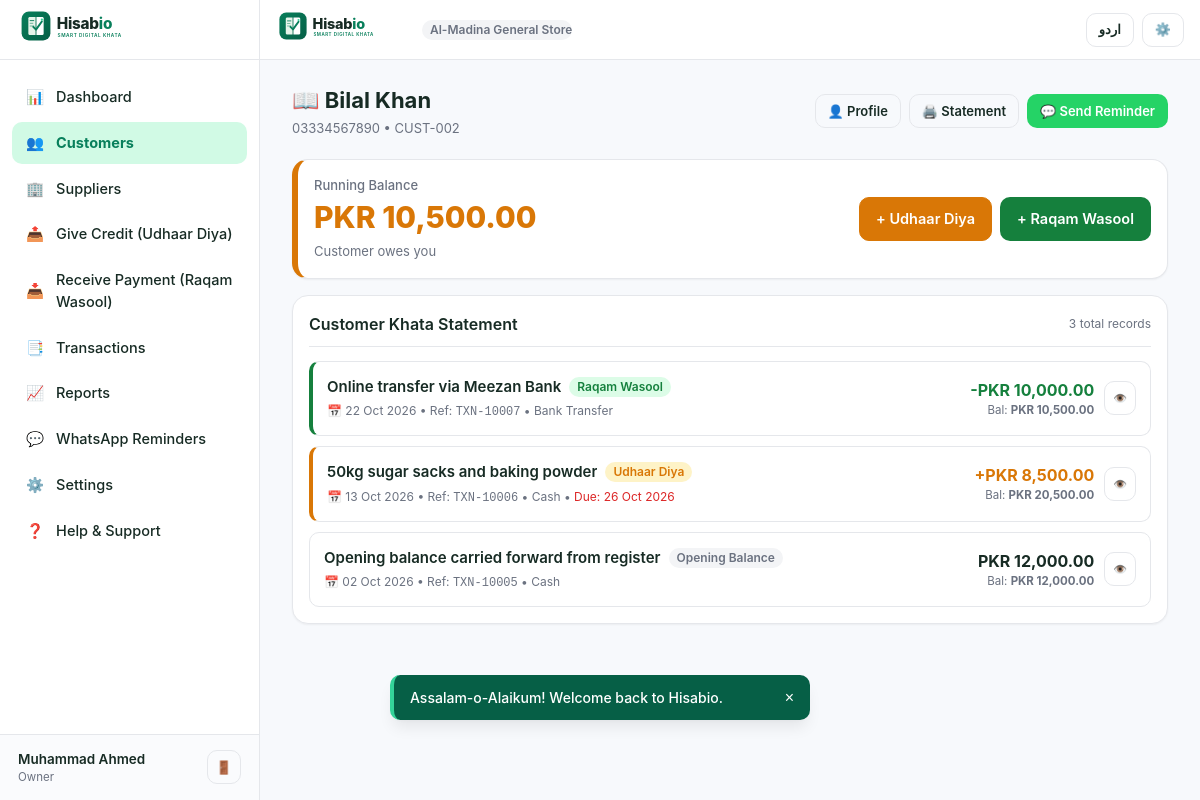
Page /customer-ledger.php?id=2 (signed in) on the committed database.
### tables this page shows
CREATE TABLE `users` (
  `id` INT UNSIGNED AUTO_INCREMENT PRIMARY KEY,
  `full_name` VARCHAR(150) NOT NULL,
  `email` VARCHAR(191) NULL,
  `mobile` VARCHAR(25) NOT NULL,
  `password_hash` VARCHAR(255) NOT NULL,
  `status` ENUM('active', 'inactive', 'suspended') DEFAULT 'active',
  `created_at` DATETIME NOT NULL DEFAULT CURRENT_TIMESTAMP,
  `updated_at` DATETIME NOT NULL DEFAULT CURRENT_TIMESTAMP ON UPDATE CURRENT_TIMESTAMP,
  UNIQUE KEY `idx_users_mobile` (`mobile`),
  KEY `idx_users_email` (`email`)
);

CREATE TABLE `roles` (
  `id` INT UNSIGNED AUTO_INCREMENT PRIMARY KEY,
  `business_id` INT UNSIGNED NOT NULL,
  `role_name` VARCHAR(100) NOT NULL,
  `permissions` JSON NULL,
  `created_at` DATETIME NOT NULL DEFAULT CURRENT_TIMESTAMP,
  CONSTRAINT `fk_roles_business` FOREIGN KEY (`business_id`) REFERENCES `businesses` (`id`) ON DELETE CASCADE
);

CREATE TABLE `businesses` (
  `id` INT UNSIGNED AUTO_INCREMENT PRIMARY KEY,
  `business_name` VARCHAR(200) NOT NULL,
  `business_code` VARCHAR(50) NOT NULL UNIQUE,
  `owner_user_id` INT UNSIGNED NOT NULL,
  `business_category` VARCHAR(100) DEFAULT 'General Store',
  `logo` VARCHAR(255) NULL,
  `currency` VARCHAR(10) DEFAULT 'PKR',
  `country` VARCHAR(50) DEFAULT 'Pakistan',
  `city` VARCHAR(100) DEFAULT 'Lahore',
  `address` TEXT NULL,
  `phone` VARCHAR(25) NULL,
  `receipt_footer` TEXT NULL,
  `timezone` VARCHAR(50) DEFAULT 'Asia/Karachi',
  `language` VARCHAR(10) DEFAULT 'en',
  `status` ENUM('active', 'inactive') DEFAULT 'active',
  `created_at` DATETIME NOT NULL DEFAULT CURRENT_TIMESTAMP,
  `updated_at` DATETIME NOT NULL DEFAULT CURRENT_TIMESTAMP ON UPDATE CURRENT_TIMESTAMP,
  CONSTRAINT `fk_businesses_owner` FOREIGN KEY (`owner_user_id`) REFERENCES `users` (`id`) ON DELETE CASCADE
);

CREATE TABLE `accounts` (
  `id` INT UNSIGNED AUTO_INCREMENT PRIMARY KEY,
  `business_id` INT UNSIGNED NOT NULL,
  `account_type` ENUM('customer', 'supplier') NOT NULL,
  `customer_id` INT UNSIGNED NULL,
  `supplier_id` INT UNSIGNED NULL,
  `opening_balance` DECIMAL(18,2) NOT NULL DEFAULT 0.00,
  `opening_balance_direction` ENUM('receivable', 'payable', 'zero') NOT NULL DEFAULT 'zero',
  `created_at` DATETIME NOT NULL DEFAULT CURRENT_TIMESTAMP,
  UNIQUE KEY `idx_acc_customer` (`business_id`, `customer_id`),
  UNIQUE KEY `idx_acc_supplier` (`business_id`, `supplier_id`),
  CONSTRAINT `fk_acc_business` FOREIGN KEY (`business_id`) REFERENCES `businesses` (`id`) ON DELETE CASCADE,
  CONSTRAINT `fk_acc_customer` FOREIGN KEY (`customer_id`) REFERENCES `customers` (`id`) ON DELETE CASCADE,
  CONSTRAINT `fk_acc_supplier` FOREIGN KEY (`supplier_id`) REFERENCES `suppliers` (`id`) ON DELETE CASCADE
);

CREATE TABLE `customers` (
  `id` INT UNSIGNED AUTO_INCREMENT PRIMARY KEY,
  `business_id` INT UNSIGNED NOT NULL,
  `customer_code` VARCHAR(50) NOT NULL,
  `name` VARCHAR(150) NOT NULL,
  `mobile` VARCHAR(25) NOT NULL,
  `alternate_mobile` VARCHAR(25) NULL,
  `address` TEXT NULL,
  `notes` TEXT NULL,
  `status` ENUM('active', 'archived') DEFAULT 'active',
  `created_by` INT UNSIGNED NULL,
  `created_at` DATETIME NOT NULL DEFAULT CURRENT_TIMESTAMP,
  `updated_at` DATETIME NOT NULL DEFAULT CURRENT_TIMESTAMP ON UPDATE CURRENT_TIMESTAMP,
  `archived_at` DATETIME NULL,
  UNIQUE KEY `idx_cust_code_bus` (`business_id`, `customer_code`),
  KEY `idx_cust_mobile_bus` (`business_id`, `mobile`),
  KEY `idx_cust_name_bus` (`business_id`, `name`),
  CONSTRAINT `fk_customers_business` FOREIGN KEY (`business_id`) REFERENCES `businesses` (`id`) ON DELETE CASCADE
);

CREATE TABLE `transactions` (
  `id` INT UNSIGNED AUTO_INCREMENT PRIMARY KEY,
  `business_id` INT UNSIGNED NOT NULL,
  `transaction_reference` VARCHAR(60) NOT NULL,
  `account_id` INT UNSIGNED NOT NULL,
  `transaction_type` ENUM('credit_sale', 'payment_received', 'supplier_purchase', 'supplier_payment', 'adjustment', 'opening_balance', 'reversal') NOT NULL,
  `transaction_date` DATE NOT NULL,
  `amount` DECIMAL(18,2) NOT NULL,
  `payment_method` VARCHAR(50) DEFAULT 'Cash',
  `description` TEXT NULL,
  `due_date` DATE NULL,
  `reference_number` VARCHAR(100) NULL,
  `status` ENUM('completed', 'reversed', 'pending') NOT NULL DEFAULT 'completed',
  `created_by` INT UNSIGNED NULL,
  `created_at` DATETIME NOT NULL DEFAULT CURRENT_TIMESTAMP,
  `updated_at` DATETIME NOT NULL DEFAULT CURRENT_TIMESTAMP ON UPDATE CURRENT_TIMESTAMP,
  `reversed_transaction_id` INT UNSIGNED NULL,
  `correction_reason` TEXT NULL,
  KEY `idx_tx_bus_date` (`business_id`, `transaction_date`),
  KEY `idx_tx_account` (`account_id`),
  KEY `idx_tx_ref` (`business_id`, `transaction_reference`),
  KEY `idx_tx_type` (`business_id`, `transaction_type`),
  CONSTRAINT `fk_tx_business` FOREIGN KEY (`business_id`) REFERENCES `businesses` (`id`) ON DELETE CASCADE,
  CONSTRAINT `fk_tx_account` FOREIGN KEY (`account_id`) REFERENCES `accounts` (`id`) ON DELETE CASCADE
);

### customer-ledger.php (the view, shortened to what the rows shown need)
<?php
require_once __DIR__ . '/includes/auth.php';
require_once __DIR__ . '/includes/functions.php';
$biz = current_business();
$biz_id = (int)$biz['id'];
$customer_id = (int)($_GET['id'] ?? 0);
$pdo = get_db();
$stmt = $pdo->prepare("
    SELECT c.*, a.id AS account_id, a.opening_balance, a.opening_balance_direction
    FROM customers c
    JOIN accounts a ON a.customer_id = c.id
    WHERE c.id = ? AND c.business_id = ?
");
$stmt->execute([$customer_id, $biz_id]);
$customer = $stmt->fetch();
$account_id = (int)$customer['account_id'];
$stmtTx = $pdo->prepare("
    SELECT t.*, u.full_name AS creator_name
    FROM transactions t
    LEFT JOIN users u ON u.id = t.created_by
    WHERE t.account_id = ?
    ORDER BY t.transaction_date ASC, t.id ASC
");
$stmtTx->execute([$account_id]);
$all_txs = $stmtTx->fetchAll();
$running = 0.00;
if ($customer['opening_balance_direction'] === 'receivable') {
    $running += (float)$customer['opening_balance'];
} elseif ($customer['opening_balance_direction'] === 'payable') {
    $running -= (float)$customer['opening_balance'];
}
$computed_entries = [];
foreach ($all_txs as $tx) {
    $amt = (float)$tx['amount'];
    $is_opening = ($tx['transaction_type'] === 'opening_balance');
    $is_reversed = ($tx['status'] === 'reversed');
    if (!$is_opening && !$is_reversed) {
        if ($tx['transaction_type'] === 'credit_sale') {
            $running += $amt;
        } elseif ($tx['transaction_type'] === 'payment_received') {
            $running -= $amt;
        } elseif ($tx['transaction_type'] === 'adjustment' || $tx['transaction_type'] === 'reversal') {
            $running += $amt;
        }
    }
    $tx['computed_balance'] = $running;
    $computed_entries[] = $tx;
}
$display_entries = array_reverse($computed_entries);
include __DIR__ . '/includes/header.php';
?>
<div class="page-container">
  <div class="page-header">
    <div>
      <h1 class="page-title">
        📖 <?= htmlspecialchars($customer['name']) ?>
      </h1>
      <p class="page-subtitle">
        <?= htmlspecialchars($customer['mobile']) ?> • <?= htmlspecialchars($customer['customer_code']) ?>
      </p>
    </div>
  </div>
  <div class="card">
    <div class="card-header">
      <h2 class="card-title"><?= __('customer_khata') ?> Statement</h2>
    </div>
    <?php if (empty($display_entries)): ?>
      <div style="text-align: center; padding: 40px 16px; color: var(--text-muted);">
        <p style="font-size: 15px; margin-bottom: 12px;">No transactions yet for this customer.</p>
        <div style="display: flex; justify-content: center; gap: 10px;">
          <a href="<?= BASE_URL ?>give-credit.php?customer_id=<?= $customer['id'] ?>" class="btn btn-primary btn-sm">
            Give First Credit
          </a>
          <a href="<?= BASE_URL ?>receive-payment.php?customer_id=<?= $customer['id'] ?>" class="btn btn-success btn-sm">
            Record Payment
          </a>
        </div>
      </div>
    <?php else: ?>
      <div class="ledger-stack">
        <?php foreach ($display_entries as $tx): ?>
          <?php
            $is_credit = ($tx['transaction_type'] === 'credit_sale');
            $is_payment = ($tx['transaction_type'] === 'payment_received');
            $is_opening = ($tx['transaction_type'] === 'opening_balance');
            $is_reversal = ($tx['transaction_type'] === 'reversal');
            $is_void = ($tx['status'] === 'reversed');
            $item_class = $is_void ? 'reversal' : ($is_credit ? 'credit' : ($is_payment ? 'payment' : ''));
          ?>
          <div class="ledger-item <?= $item_class ?>">
            <div class="item-main">
              <div class="flex-between" style="justify-content: flex-start; gap: 8px;">
                <a href="<?= BASE_URL ?>transaction-details.php?id=<?= $tx['id'] ?>" class="item-title" style="text-decoration: none;">
                  <?= htmlspecialchars($tx['description'] ?: 'Transaction ' . $tx['transaction_reference']) ?>
                </a>
                <?php if ($is_credit): ?>
                  <span class="badge badge-credit">Udhaar Diya</span>
                <?php elseif ($is_payment): ?>
                  <span class="badge badge-payment">Raqam Wasool</span>
                <?php elseif ($is_opening): ?>
                  <span class="badge badge-neutral">Opening Balance</span>
                <?php elseif ($is_reversal): ?>
                  <span class="badge badge-danger">Reversal</span>
                <?php endif; ?>
              </div>
              <div class="item-sub" style="margin-top: 4px;">
                📅 <?= format_date($tx['transaction_date']) ?>
                • Ref: <code><?= htmlspecialchars($tx['transaction_reference']) ?></code>
                <?php if (!empty($tx['payment_method'])): ?>
                  • <?= htmlspecialchars($tx['payment_method']) ?>
                <?php endif; ?>
                <?php if (!empty($tx['due_date'])): ?>
                  • <span style="color: var(--danger);">Due: <?= format_date($tx['due_date']) ?></span>
                <?php endif; ?>
              </div>
            </div>
            <div class="item-amount">
              <div class="amount-val <?= $is_credit ? 'text-credit' : ($is_payment ? 'text-payment' : '') ?>" style="<?= $is_void ? 'text-decoration: line-through; color: var(--text-muted);' : '' ?>">
                <?= $is_credit ? '+' : ($is_payment ? '-' : '') ?><?= format_currency($tx['amount']) ?>
              </div>
              <div class="balance-val">
                Bal: <strong><?= format_currency($tx['computed_balance']) ?></strong>
              </div>
            </div>
            <div style="margin-left: 10px;">
              <a href="<?= BASE_URL ?>transaction-details.php?id=<?= $tx['id'] ?>" class="btn btn-outline btn-sm" title="Details / Receipt" style="padding: 4px 8px; font-size: 11px;">
                👁️
              </a>
            </div>
          </div>
        <?php endforeach; ?>
      </div>
    <?php endif; ?>
  </div>
</div>
<?php include __DIR__ . '/includes/footer.php'; ?>

### includes/header.php (shortened to what the rows shown need)
<?php
require_once __DIR__ . '/auth.php';
require_once __DIR__ . '/lang.php';
require_once __DIR__ . '/functions.php';
$current_user = current_user();
$current_business = current_business();
$is_rtl = is_rtl();
$lang = get_current_lang();
?>
<!DOCTYPE html>
<html lang="<?= $lang ?>" dir="<?= $is_rtl ? 'rtl' : 'ltr' ?>">
<head>
  <link rel="stylesheet" href="<?= BASE_URL ?>assets/css/style.css?v=<?= APP_VERSION ?>">
  <link rel="stylesheet" href="<?= BASE_URL ?>assets/css/responsive.css?v=<?= APP_VERSION ?>">
  <link rel="stylesheet" href="<?= BASE_URL ?>assets/css/animations.css?v=<?= APP_VERSION ?>">
  <link rel="stylesheet" href="<?= BASE_URL ?>assets/css/print.css?v=<?= APP_VERSION ?>" media="print">
</head>
<body class="page-enter">
  <div class="app-layout">
    <?php if (is_logged_in()): ?>
      <?php include __DIR__ . '/sidebar.php'; ?>
    <?php endif; ?>
    <main class="main-content">
      <header class="app-header no-print">
        <div class="header-brand">
          <a href="<?= is_logged_in() ? BASE_URL . 'dashboard.php' : BASE_URL . 'login.php' ?>" class="d-flex align-items-center">
            <img src="<?= BASE_URL ?>assets/images/logo.svg" alt="Hisabio Logo">
          </a>
          <?php if ($current_business): ?>
            <span class="badge badge-neutral" style="max-width: 150px; overflow: hidden; text-overflow: ellipsis; white-space: nowrap;">
              <?= htmlspecialchars($current_business['business_name']) ?>
            </span>
          <?php endif; ?>
        </div>
      </header>

### includes/sidebar.php
<?php
$current_page = basename($_SERVER['PHP_SELF'] ?? '');
?>
<aside class="app-sidebar no-print">
  <div class="sidebar-header">
    <a href="<?= BASE_URL ?>dashboard.php">
      <img src="<?= BASE_URL ?>assets/images/logo.svg" alt="Hisabio">
    </a>
  </div>
  <nav class="sidebar-nav">
    <a href="<?= BASE_URL ?>dashboard.php" class="sidebar-link <?= $current_page === 'dashboard.php' ? 'active' : '' ?>">
      <span>📊</span>
      <span><?= __('dashboard') ?></span>
    </a>
    <a href="<?= BASE_URL ?>customers.php" class="sidebar-link <?= in_array($current_page, ['customers.php', 'customer-add.php', 'customer-edit.php', 'customer-profile.php', 'customer-ledger.php', 'customer-statement.php'], true) ? 'active' : '' ?>">
      <span>👥</span>
      <span><?= __('customers') ?></span>
    </a>
    <a href="<?= BASE_URL ?>suppliers.php" class="sidebar-link <?= in_array($current_page, ['suppliers.php', 'supplier-add.php', 'supplier-edit.php', 'supplier-profile.php', 'supplier-ledger.php', 'supplier-statement.php'], true) ? 'active' : '' ?>">
      <span>🏢</span>
      <span><?= __('suppliers') ?></span>
    </a>
    <a href="<?= BASE_URL ?>give-credit.php" class="sidebar-link <?= $current_page === 'give-credit.php' ? 'active' : '' ?>">
      <span>📤</span>
      <span><?= __('give_credit') ?></span>
    </a>
    <a href="<?= BASE_URL ?>receive-payment.php" class="sidebar-link <?= $current_page === 'receive-payment.php' ? 'active' : '' ?>">
      <span>📥</span>
      <span><?= __('receive_payment') ?></span>
    </a>
    <a href="<?= BASE_URL ?>transactions.php" class="sidebar-link <?= in_array($current_page, ['transactions.php', 'transaction-details.php', 'transaction-reverse.php'], true) ? 'active' : '' ?>">
      <span>📑</span>
      <span><?= __('transactions') ?></span>
    </a>
    <a href="<?= BASE_URL ?>reports.php" class="sidebar-link <?= $current_page === 'reports.php' ? 'active' : '' ?>">
      <span>📈</span>
      <span><?= __('reports') ?></span>
    </a>
    <a href="<?= BASE_URL ?>reminders.php" class="sidebar-link <?= $current_page === 'reminders.php' ? 'active' : '' ?>">
      <span>💬</span>
      <span><?= __('reminders') ?></span>
    </a>
    <a href="<?= BASE_URL ?>settings.php" class="sidebar-link <?= in_array($current_page, ['settings.php', 'appearance.php', 'security.php', 'backup.php', 'users.php', 'roles.php'], true) ? 'active' : '' ?>">
      <span>⚙️</span>
      <span><?= __('settings') ?></span>
    </a>
    <a href="<?= BASE_URL ?>help.php" class="sidebar-link <?= $current_page === 'help.php' ? 'active' : '' ?>">
      <span>❓</span>
      <span><?= __('help_support') ?></span>
    </a>
  </nav>
  <div class="sidebar-footer">
    <div class="business-pill">
      <span class="business-pill-name"><?= htmlspecialchars($current_user['full_name'] ?? 'User') ?></span>
      <span class="business-pill-role"><?= htmlspecialchars($current_business['role_name'] ?? 'Owner') ?></span>
    </div>
    <a href="<?= BASE_URL ?>logout.php" class="btn btn-outline btn-sm" title="<?= __('logout') ?>" style="padding: 4px 8px;">
      🚪
    </a>
  </div>
</aside>

### rows in the picture
users: full_name "Muhammad Ahmed"
roles: role_name "Owner", business.business_name "Al-Madina General S…"
accounts: customer.name "Bilal Khan", customer.mobile "03334567890", customer.customer_code "CUST-002"
transactions: description "Online transfer via Meezan Bank", transaction_type "Raqam Wasool", transaction_date "22 Oct 2026", transaction_reference "TXN-10007", payment_method "Bank Transfer", amount "PKR 10,000.00", computed_balance "PKR 10,500.00"
transactions: description "50kg sugar sacks and baking powder", transaction_type "Udhaar Diya", transaction_date "13 Oct 2026", transaction_reference "TXN-10006", payment_method "Cash", due_date "26 Oct 2026", amount "PKR 8,500.00", computed_balance "PKR 20,500.00"
transactions: description "Opening balance carried forward from register", transaction_type "Opening Balance", transaction_date "02 Oct 2026", transaction_reference "TXN-10005", payment_method "Cash", amount "PKR 12,000.00", computed_balance "PKR 12,000.00"

### other values in the picture
__('dashboard') "Dashboard"
__('customers') "Customers"
__('suppliers') "Suppliers"
__('give_credit') "Give Credit (Udhaar Diya)"
__('receive_payment') "Receive Payment (Raqam Wasool)"
__('transactions') "Transactions"
__('reports') "Reports"
__('reminders') "WhatsApp Reminders"
__('settings') "Settings"
__('help_support') "Help & Support"
__('running_balance') "Running Balance"
format_currency($current_balance) "PKR 10,500.00"
__('customer_khata') "Customer Khata"
count($display_entries) "3"
